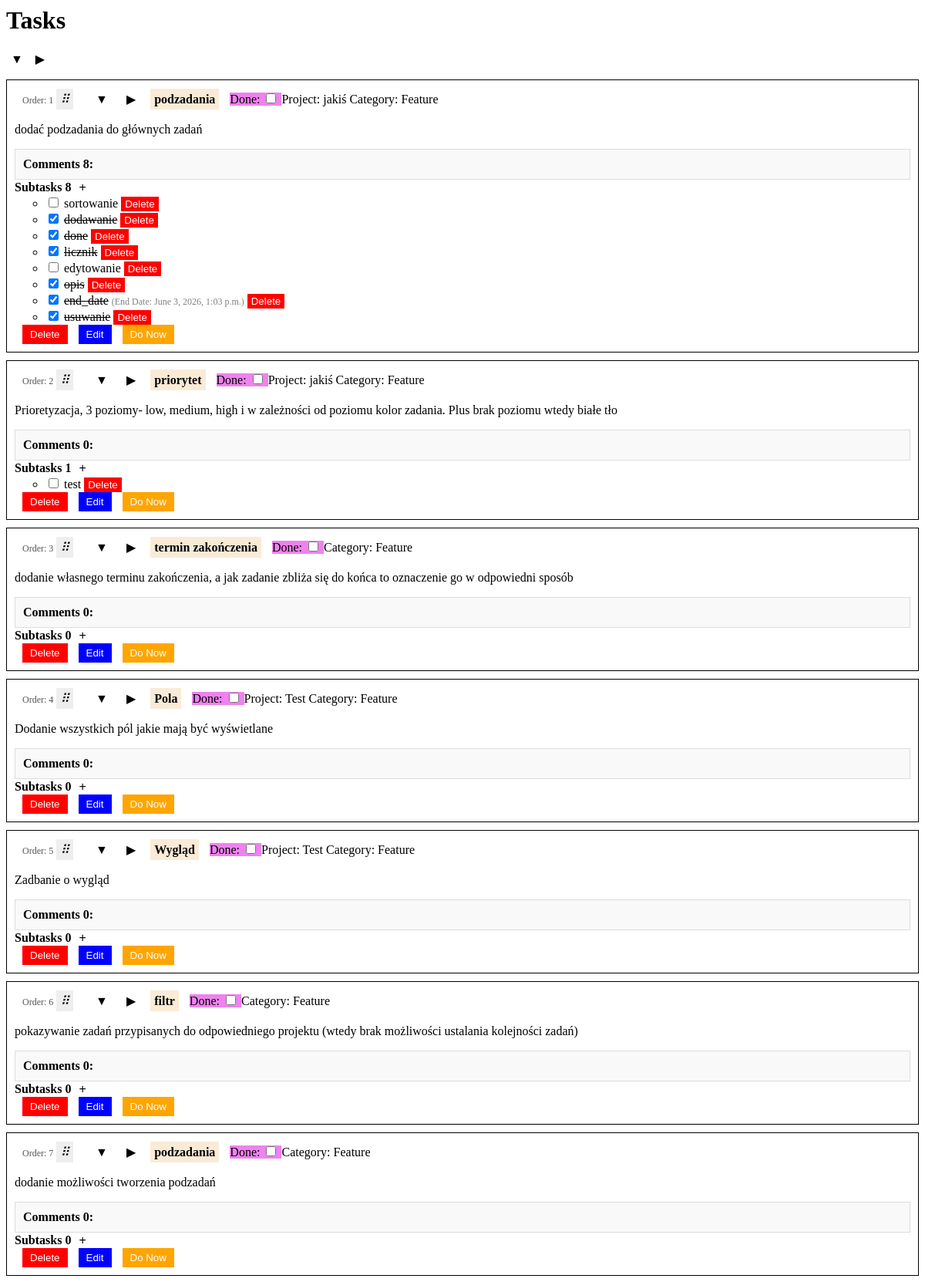
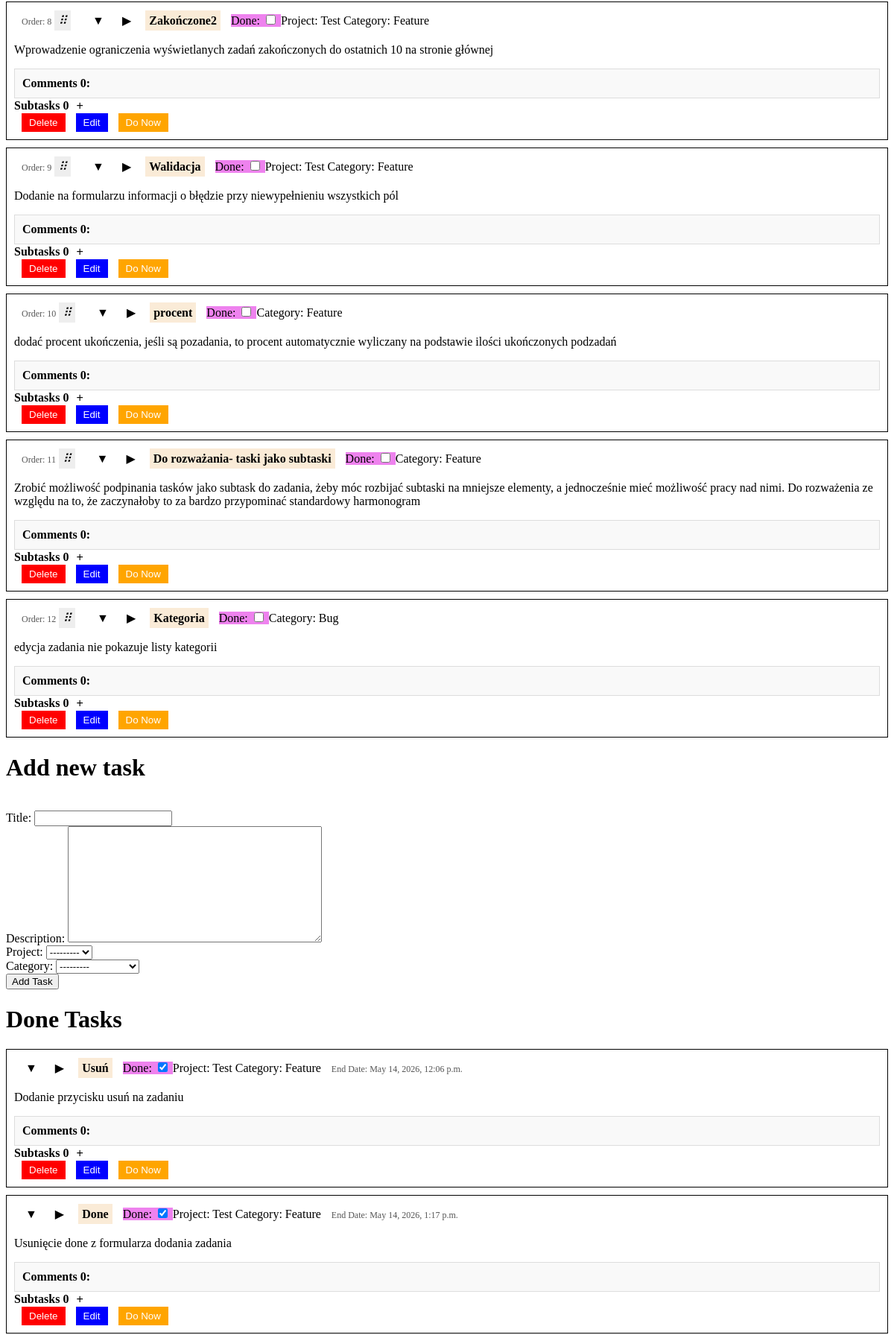
The page / (upper part) on the database its author committed (2 pictures, top to bottom).
### organizer/models.py (models this page shows, shortened)
class Task(models.Model):
    title = models.CharField(max_length=200)
    description = models.TextField(null=True, blank=True)
    create_date = models.DateTimeField(auto_now_add=True)
    end_date = models.DateTimeField(null=True, blank=True)
    done = models.BooleanField(default=False)
    project = models.ForeignKey(
        Project,
        on_delete=models.CASCADE,
        related_name='tasks',
        null=True,
        blank=True
    )
    order = models.PositiveIntegerField(db_index=True, null=True, blank=True)
    class Category(models.TextChoices):
        BUG = 'BUG', 'Bug'
        FEATURE = 'FEATURE', 'Feature'
        IMPROVEMENT = 'IMPROVEMENT', 'Improvement'
        TECH_TAKSK = 'TECH_TASK', 'Technical Task'
        REFRACTORING = 'REFACTORING', 'Refactoring'
        MAINTENANCE = 'MAINTENANCE', 'Maintenance'
        TESTING = 'TESTING', 'Testing'
        DOCUMENTATION = 'DOCUMENTATION', 'Documentation'
    category = models.CharField(max_length=20, choices=Category.choices, default=None, null=True, blank=True)
    class Meta:
        ordering = ['order']

class Project(models.Model):
    name = models.CharField(max_length=100)
    def __str__(self):
        return self.name

class Subtask(models.Model):
    task = models.ForeignKey(Task, on_delete=models.CASCADE, related_name='subtasks')
    title = models.CharField(max_length=300, help_text="Title of the subtask")
    description = models.TextField(null=True, blank=True)
    done = models.BooleanField(default=False)
    end_date = models.DateTimeField(null=True, blank=True)

### organizer/views.py (the view)
# urls.py: path('', views.main_view, name='main'),
def main_view(request):
    tasks = Task.objects.all().order_by('order')
    comments = Comment.objects.all().order_by('created_at').annotate(comment_count=Count('task_id'))
    subtasks = Subtask.objects.all().order_by('id')
    if request.method == 'POST':
        form = TaskForm(request.POST)
        com_form = CommentForm(request.POST)
        sub_form = SubtaskForm(request.POST)
        if 'add-task' in request.POST and form.is_valid():
            task = form.save()
            html = render_to_string('task_item.html', {
                'task': task,
                'comments': comments,
                'subtask_count': task.subtasks.count(),
                'subtasks': subtasks
            })
            return JsonResponse({'status': 'success', 'html': html, 'task_id': task_id})
        if 'add-comment' in request.POST and com_form.is_valid():
            print("Comment form is valid")
            comment = com_form.save(commit=False)
            task_id = request.POST.get('task_id')
            print(f"Received comment for task ID: {task_id}")
            comment.task_id = task_id
            comment.save()
            html = render_to_string('task_item.html', {
                'task': comment.task,
                'comments': Comment.objects.filter(task=comment.task).order_by('-created_at'),
            })
            return JsonResponse({'status': 'success', 'html': html, 'task_id': comment.task_id})
        if 'add-subtask' in request.POST and sub_form.is_valid():
            subtask = sub_form.save(commit=False)
            task_id = request.POST.get('task_id')
            print(f"Received subtask for task ID: {task_id}")
            subtask.taskid = task_id
            subtask.save()
            return redirect('/')
    else:
        com_form = CommentForm()
        form = TaskForm()
        sub_form = SubtaskForm()
    return render(request, "main.html", {"tasks": tasks, "form": form, "comments": comments, "com_form": com_form, "subtasks": subtasks, "sub_form": sub_form})

### organizer/forms.py
class TaskForm(forms.ModelForm):
    class Meta:
        model = Task
        fields = ['title', 'description', 'project', 'done', 'category']
        widgets = {
            'done': forms.CheckboxInput(attrs={'class': 'task-done-checkbox'}),
            'category': forms.Select(attrs={'class': 'task-category-select'}),
        }

class CommentForm(forms.ModelForm):
    class Meta:
        model = Comment
        fields = ['text']
        widgets = {
            'text': forms.Textarea(attrs={'rows': 2, 'cols': 40, 'placeholder': 'Add a commentt...'}),
        }

### organizer/templates/main.html (shortened to what this page needs)
<html>
<head>
</head>
<body>
    <h1>Tasks</h1>
    <button class="expand-btn-all" style="background-color: transparent; border: none; cursor: pointer; font-size: 16px;">&#9660;</button>
    <button class="collapse-btn-all" style="background-color: transparent; border: none; cursor: pointer; font-size: 16px;">&#9654;</button>
    <ul id="sortable-list" style="list-style: none; padding: 0;">
        {% for task in tasks %}
        {% if not task.done %}
            {% include 'task_item.html' with task=task comments=comments com_form=com_form subtasks=subtasks sub_form=sub_form  %}
            {% endif %}
        {% endfor %}
    </ul>
    <form id="add-task-form">
    <h1>Add new task</h1>
    <br>Title: {{ form.title }}
    <br>Description: {{ form.description }}
    <br>Project: {{ form.project }}
    <br>Category: {{ form.category }}
    <br><button type="submit" id="add-task-btn" name="add-task">Add Task</button>
    </form>
    <h1>Done Tasks</h1>
    <ul id="sortable-list-done" style="list-style: none; padding: 0;">
        {% for task in tasks %}
        {% if task.done %}
            {% include 'task_item.html' with task=task comments=comments com_form=com_form subtasks=subtasks comments_count=task.comments.count subtask_count=task.subtasks.count %}
            {% endif %}
        {% endfor %}
    </ul>
</body>
</html>

### organizer/templates/task_item.html (shortened to what this page needs)
<li class="list-group-item"
    data-id="{{ task.id }}"
    style="border: 1px solid black; padding: 10px; margin-bottom: 10px;">
    <div class="task-view" style="display: block;">
        {% if not task.done %}
            <span class="task-order">Order: {{ task.order }}</span>
            <i class="handle">⠿</i>
        {% endif %}
        <button class="expand-btn" style="background-color: transparent; border: none; cursor: pointer; font-size: 16px;">&#9660;</button>
        <button class="collapse-btn" style="background-color: transparent; border: none; cursor: pointer; font-size: 16px;">&#9654;</button>
        <span class="task-title"><strong>{{ task.title }}</strong></span>
        <span class="task-done">
            Done: <input type="checkbox" class="task-done-checkbox" {% if task.done %}checked{% endif %}>
        </span>
        {% if task.project %}
           <span class="task-project">Project: {{ task.project.name }}</span>
        {% endif %}
        {% if task.category %}
           <span class="task-category">Category: {{ task.get_category_display }}</span>
        {% endif %}
        {% if task.end_date %}
            <span class="task-end-date">End Date: {{ task.end_date }}</span>
        {% endif %}
        <div class="task-details" style="display: block; margin-top: 10px;">
            <p>{{ task.description }}</p>
            <div class="task-comments">
                <strong><span class="comment-count">Comments {{ task.comments.count }}:</span></strong>
            </div>
            <div class="subtask-view">
                <strong>Subtasks {{ task.subtasks.count }}</strong> <button class="new-subtasks-btn" style="background-color: transparent; border: none; cursor: pointer; font-size: 16px;">+</button>
                <div class="subtasks-list" style="display: block;">
                    <ul>
                        {% for subtask in subtasks %}
                            {% if subtask.task.id == task.id %}
                                {% include 'subtask_view.html' with subtask=subtask task=task %}
                            {% endif %}
                        {% endfor %}
                </ul>
                </div>
            </div>
            <button class="delete-task-btn" style="background-color: red; color: white; border: none; padding: 5px 10px; cursor: pointer;">Delete</button>
            <button class="edit-task-btn" style="background-color: blue; color: white; border: none; padding: 5px 10px; cursor: pointer;">Edit</button>
            <button class="do-now-btn" style="background-color: orange; color: white; border: none; padding: 5px 10px; cursor: pointer;">Do Now</button>
        </div>
    </div>
</li>

### organizer/templates/subtask_view.html (shortened to what this page needs)
<li data-subtask-id="{{ subtask.id }}">
    <input type="checkbox" class="subtask-done-checkbox" {% if subtask.done %}checked{% endif %}>
    <span class="subtask-title">
    {% if subtask.done %}
        <span style="text-decoration: line-through;">{{ subtask.title }}</span>
    {% else %}
        <span style="text-decoration: none;">{{ subtask.title }}</span>
    {% endif %}
    {% if subtask.end_date %}
        <span style="font-size: 12px; color: gray;">(End Date: {{ subtask.end_date }})</span>
    {% endif %}
    </span><button class="delete-subtask-btn" style="background-color: red; color: white; border: none; padding: 2px 5px; cursor: pointer;">Delete</button>
</li>

### organizer/templates/main.html (style rules this page uses)
.list-group-item { background: white; cursor: default; }
.handle { cursor: grab; margin-right: 10px; padding: 5px; background: #eee; }
.task-comments { margin-top: 10px; padding: 10px; background-color: #f9f9f9; border: 1px solid #ddd; }
.task-title { margin-left: 10px; padding: 5px; background-color: antiquewhite; }
.task-done { margin-left: 10px; background-color: violet; }
.task-order { margin-left: 10px; font-size: 12px; color: #555; }
.edit-task-btn, .delete-task-btn, .do-now-btn { margin-left: 10px; padding: 5px 10px; border: none; cursor: pointer; }
.edit-task-btn { background-color: #007bff; color: white; }
.delete-task-btn { background-color: #dc3545; color: white; }
.do-now-btn { background-color: #28a745; color: white; }
.expand-btn, .collapse-btn { margin-left: 10px; padding: 5px; border: none; cursor: pointer; font-size: 16px; }
.task-end-date { margin-left: 10px; font-size: 12px; color: #555; }

### rows shown on the page
Task: order "1", title "podzadania", project.name "jakiś", category "Feature", description "dodać podzadania do głównych zadań", comments.count "8", subtasks.count "8"
Subtask: title "sortowanie"
Subtask: done "☑", title "dodawanie"
Subtask: done "☑", title "done"
Subtask: done "☑", title "licznik"
Subtask: title "edytowanie"
Subtask: done "☑", title "opis"
Subtask: done "☑", title "end_date", end_date "June 3, 2026, 1:03 p.m."
Subtask: done "☑", title "usuwanie"
Task: order "2", title "priorytet", project.name "jakiś", category "Feature", description "Prioretyzacja, 3 poziomy- low, medium, high i w zależności od poziomu kolor zadania. Plus brak poziomu wtedy białe tło", comments.count "0", subtasks.count "1"
Subtask: title "test"
Task: order "3", title "termin zakończenia", category "Feature", description "dodanie własnego terminu zakończenia, a jak zadanie zbliża się do końca to oznaczenie go w odpowiedni sposób", comments.count "0", subtasks.count "0"
Task: order "4", title "Pola", project.name "Test", category "Feature", description "Dodanie wszystkich pól jakie mają być wyświetlane", comments.count "0", subtasks.count "0"
Task: order "5", title "Wygląd", project.name "Test", category "Feature", description "Zadbanie o wygląd", comments.count "0", subtasks.count "0"
Task: order "6", title "filtr", category "Feature", description "pokazywanie zadań przypisanych do odpowiedniego projektu (wtedy brak możliwości ustalania kolejności zadań)", comments.count "0", subtasks.count "0"
Task: order "7", title "podzadania", category "Feature", description "dodanie możliwości tworzenia podzadań", comments.count "0", subtasks.count "0"
Task: order "8", title "Zakończone2", project.name "Test", category "Feature", description "Wprowadzenie ograniczenia wyświetlanych zadań zakończonych do ostatnich 10 na stronie głównej", comments.count "0", subtasks.count "0"
Task: order "9", title "Walidacja", project.name "Test", category "Feature", description "Dodanie na formularzu informacji o błędzie przy niewypełnieniu wszystkich pól", comments.count "0", subtasks.count "0"
Task: order "10", title "procent", category "Feature", description "dodać procent ukończenia, jeśli są pozadania, to procent automatycznie wyliczany na podstawie ilości ukończonych podzadań", comments.count "0", subtasks.count "0"
Task: order "11", title "Do rozważania- taski jako subtaski", category "Feature", description "Zrobić możliwość podpinania tasków jako subtask do zadania, żeby móc rozbijać subtaski na mniejsze elementy, a jednocześnie mieć możliwość pracy nad nimi. Do rozważenia ze względu na to, że zaczynałoby to za bardzo przypominać standardowy harmonogram", comments.count "0", subtasks.count "0"
Task: order "12", title "Kategoria", category "Bug", description "edycja zadania nie pokazuje listy kategorii", comments.count "0", subtasks.count "0"
Task: title "Usuń", done "☑", project.name "Test", category "Feature", end_date "May 14, 2026, 12:06 p.m.", description "Dodanie przycisku usuń na zadaniu", comments.count "0", subtasks.count "0"
Task: title "Done", done "☑", project.name "Test", category "Feature", end_date "May 14, 2026, 1:17 p.m.", description "Usunięcie done z formularza dodania zadania", comments.count "0", subtasks.count "0"
